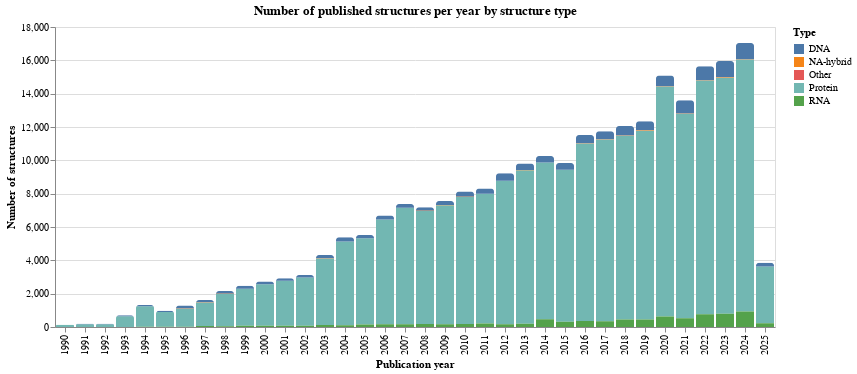

Here is the notebook cell this chart was saved with:
### Code cell
yearly_type=alt.Chart(data_rcsb_type, title='Number of published structures per year by structure type'
).mark_bar(
    cornerRadiusTopLeft=3,
    cornerRadiusTopRight=3   
).encode(
    x=alt.X('publicationYear:O').title('Publication year'),
    y=alt.Y('countedStructures:Q').title('Number of structures'),
    color=alt.Color('macromoleculeType:N').title('Type')
)
yearly_type

### Figure 1 — Vega-Lite specification as saved in the notebook (floating-point values rounded to 4 significant figures; data arrays with more than 128 entries replaced by an {"elided": "..."} marker saying what was removed)
{"config": {"view": {"continuousWidth": 300, "continuousHeight": 300}}, "data": {"name": "data-cd95613fd895c0018a146f65cd9be949"}, "mark": {"type": "bar", "cornerRadiusTopLeft": 3, "cornerRadiusTopRight": 3}, "encoding": {"color": {"field": "macromoleculeType", "title": "Type", "type": "nominal"}, "x": {"field": "publicationYear", "title": "Publication year", "type": "ordinal"}, "y": {"field": "countedStructures", "title": "Number of structures", "type": "quantitative"}}, "title": "Number of published structures per year by structure type", "$schema": "https://vega.github.io/schema/vega-lite/v5.20.1.json", "datasets": {"data-cd95613fd895c0018a146f65cd9be949": {"elided": "180 records"}}}
